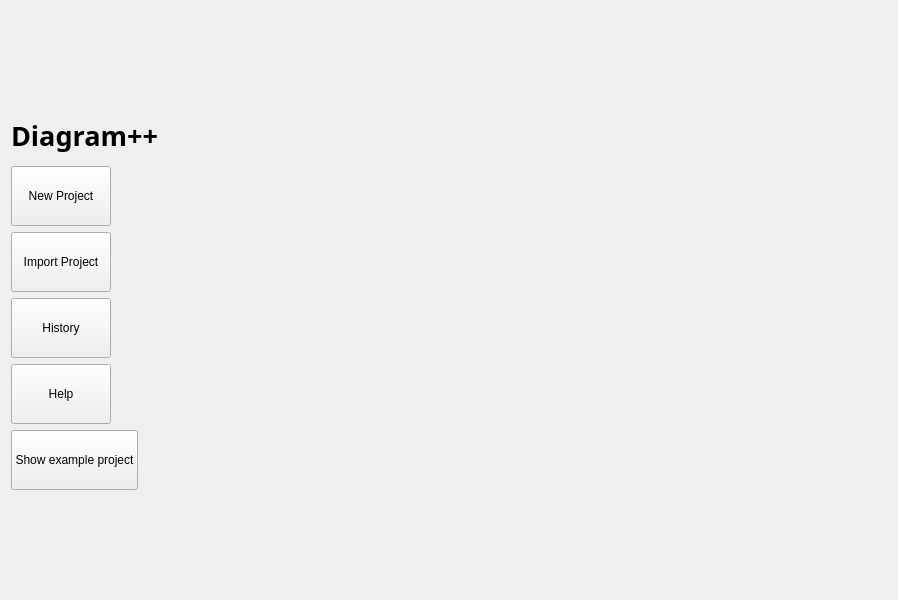
<?xml version="1.0" encoding="UTF-8"?>
<ui version="4.0">
 <class>MainWindow</class>
 <widget class="QWidget" name="MainWindow">
  <property name="geometry">
   <rect>
    <x>0</x>
    <y>0</y>
    <width>898</width>
    <height>600</height>
   </rect>
  </property>
  <property name="windowTitle">
   <string>MainWindow</string>
  </property>
  <layout class="QVBoxLayout" name="verticalLayout_2">
   <item>
    <layout class="QVBoxLayout" name="verticalLayout">
     <item>
      <widget class="QLabel" name="laName">
       <property name="sizePolicy">
        <sizepolicy hsizetype="Maximum" vsizetype="Maximum">
         <horstretch>0</horstretch>
         <verstretch>0</verstretch>
        </sizepolicy>
       </property>
       <property name="minimumSize">
        <size>
         <width>50</width>
         <height>50</height>
        </size>
       </property>
       <property name="font">
        <font>
         <family>Geneva</family>
         <pointsize>20</pointsize>
         <bold>true</bold>
        </font>
       </property>
       <property name="text">
        <string>Diagram++</string>
       </property>
      </widget>
     </item>
     <item>
      <widget class="QPushButton" name="pbNew">
       <property name="sizePolicy">
        <sizepolicy hsizetype="Maximum" vsizetype="Fixed">
         <horstretch>0</horstretch>
         <verstretch>0</verstretch>
        </sizepolicy>
       </property>
       <property name="minimumSize">
        <size>
         <width>100</width>
         <height>60</height>
        </size>
       </property>
       <property name="text">
        <string>New Project</string>
       </property>
      </widget>
     </item>
     <item>
      <widget class="QPushButton" name="pbImport">
       <property name="sizePolicy">
        <sizepolicy hsizetype="Maximum" vsizetype="Fixed">
         <horstretch>0</horstretch>
         <verstretch>0</verstretch>
        </sizepolicy>
       </property>
       <property name="minimumSize">
        <size>
         <width>100</width>
         <height>60</height>
        </size>
       </property>
       <property name="text">
        <string>Import Project</string>
       </property>
      </widget>
     </item>
     <item>
      <widget class="QPushButton" name="pbHistory">
       <property name="sizePolicy">
        <sizepolicy hsizetype="Maximum" vsizetype="Fixed">
         <horstretch>0</horstretch>
         <verstretch>0</verstretch>
        </sizepolicy>
       </property>
       <property name="minimumSize">
        <size>
         <width>100</width>
         <height>60</height>
        </size>
       </property>
       <property name="text">
        <string>History</string>
       </property>
      </widget>
     </item>
     <item>
      <widget class="QPushButton" name="pbHelp">
       <property name="sizePolicy">
        <sizepolicy hsizetype="Maximum" vsizetype="Fixed">
         <horstretch>0</horstretch>
         <verstretch>0</verstretch>
        </sizepolicy>
       </property>
       <property name="minimumSize">
        <size>
         <width>100</width>
         <height>60</height>
        </size>
       </property>
       <property name="text">
        <string>Help</string>
       </property>
      </widget>
     </item>
     <item>
      <widget class="QPushButton" name="pbExample">
       <property name="sizePolicy">
        <sizepolicy hsizetype="Maximum" vsizetype="Fixed">
         <horstretch>0</horstretch>
         <verstretch>0</verstretch>
        </sizepolicy>
       </property>
       <property name="minimumSize">
        <size>
         <width>100</width>
         <height>60</height>
        </size>
       </property>
       <property name="text">
        <string>Show example project</string>
       </property>
      </widget>
     </item>
    </layout>
   </item>
  </layout>
 </widget>
 <resources/>
 <connections/>
</ui>
